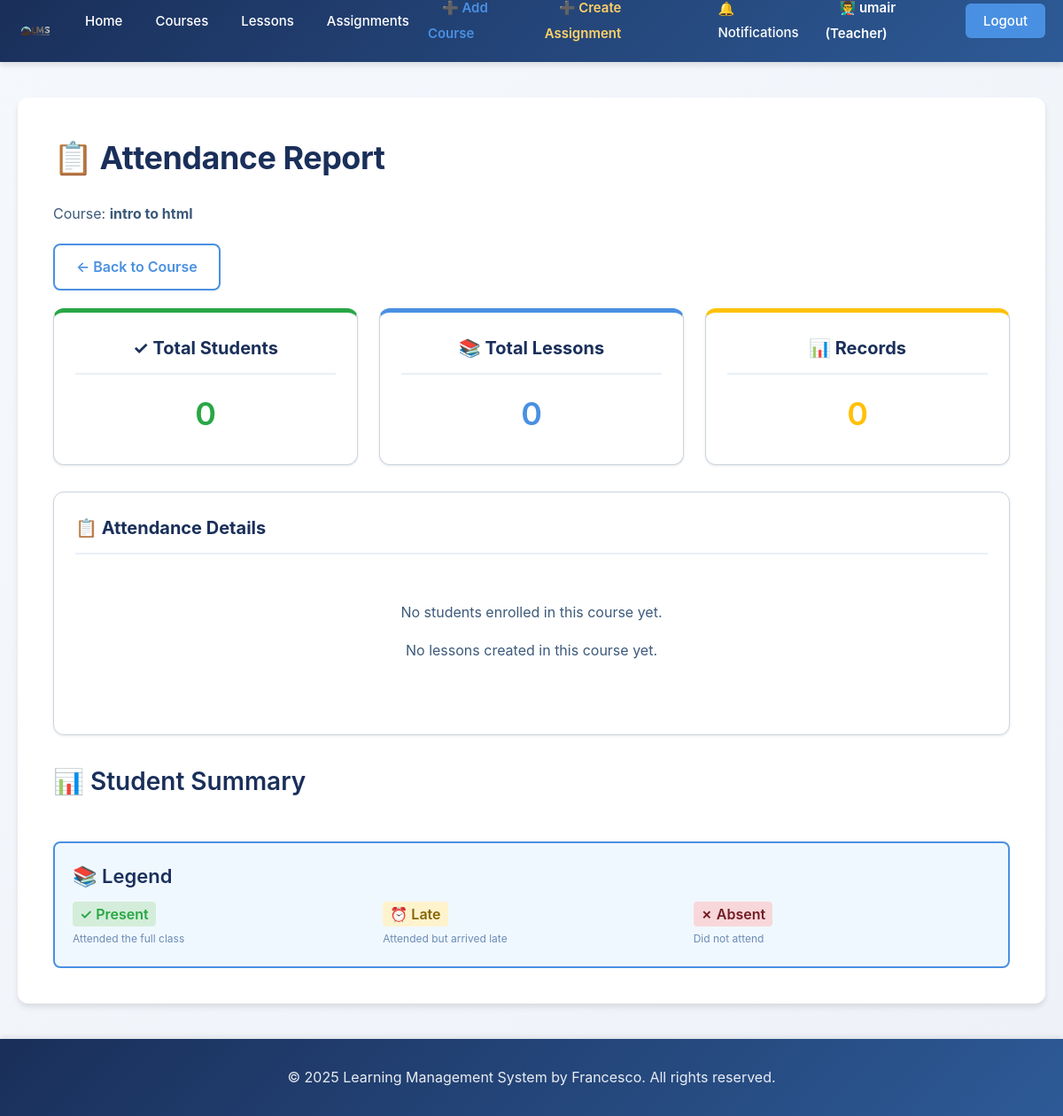
Page /attendance/2 (signed in) on the earlier database version.
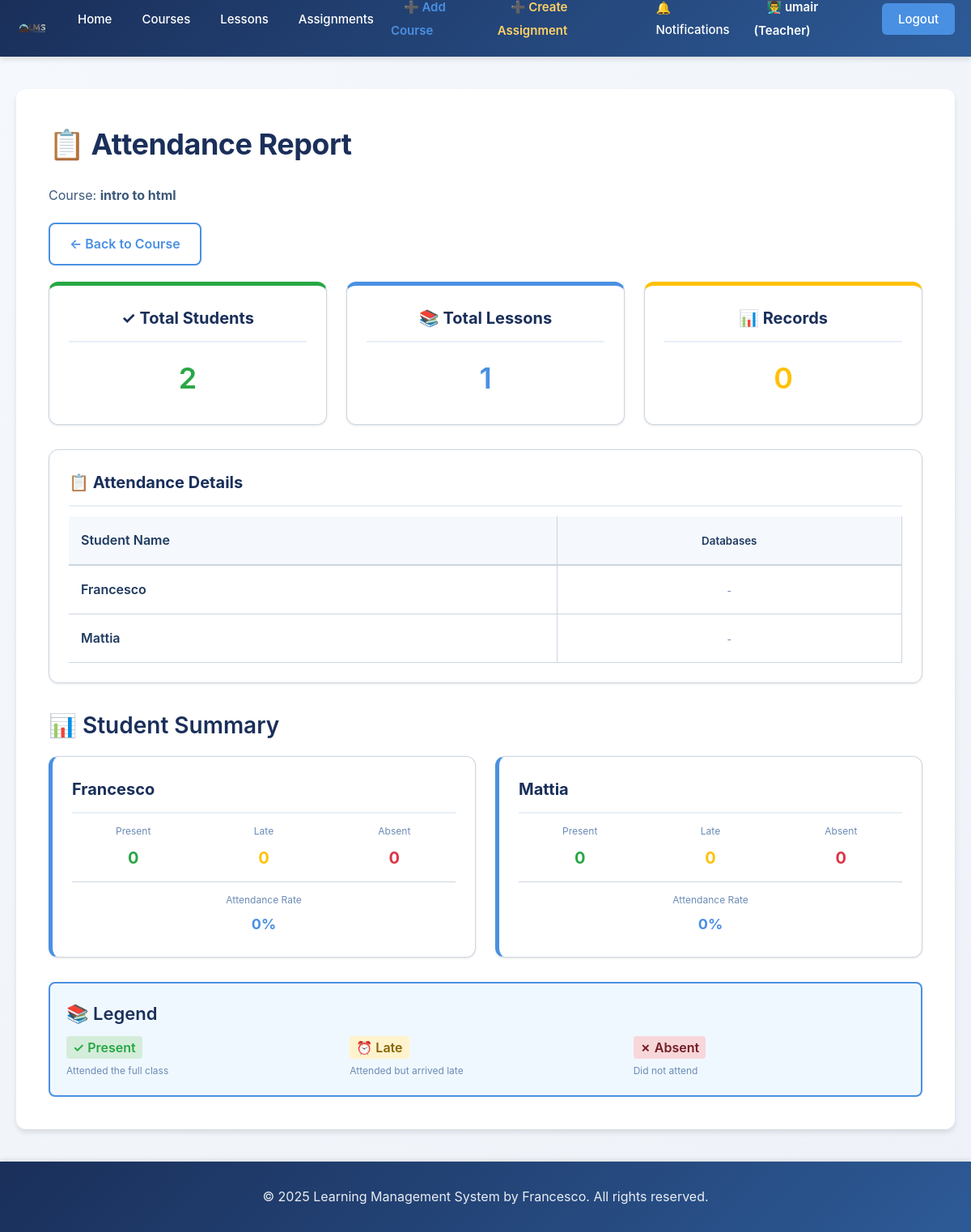
Same page on the later database version.
### tables this page shows
CREATE TABLE topics (
            -- Unique identifier for each topic
            id INTEGER PRIMARY KEY AUTOINCREMENT,
            -- ID of the course this topic belongs to
            course_id INTEGER NOT NULL,
            -- Topic title (must be unique)
            title TEXT UNIQUE,
            -- Optional subtitle or description
            subtitle TEXT,
            -- Timestamp when topic was created
            created_at TIMESTAMP DEFAULT CURRENT_TIMESTAMP, content TEXT,
            -- Foreign key linking to courses table
            FOREIGN KEY (course_id) REFERENCES courses(id)
        );

CREATE TABLE users (
            -- Unique identifier for each user (auto-incrementing primary key)
            id INTEGER PRIMARY KEY AUTOINCREMENT,
            -- Username must be unique (no two users can have same username)
            username TEXT NOT NULL UNIQUE,
            -- Email must be unique (no two users can have same email)
            email TEXT NOT NULL UNIQUE,
            -- Password stored as hashed string (never plain text)
            password TEXT NOT NULL,
            -- Full name of the user
            full_name TEXT NOT NULL,
            -- User role: either 'student' or 'teacher'
            role TEXT NOT NULL DEFAULT 'student',
            -- Timestamp when account was created (automatic)
            created_at TIMESTAMP DEFAULT CURRENT_TIMESTAMP,
            -- Timestamp of last login
            last_login TIMESTAMP
        );

### app.py (the view)
@app.route("/attendance/<int:course_id>")
def view_attendance(course_id):
    if 'user_id' not in session:
        return redirect(url_for('login'))
    if session.get('role') != 'teacher':
        return redirect(url_for('home'))
    try:
        conn = get_db_connection()
        cursor = conn.cursor()
        cursor.execute("""
            SELECT id, title FROM courses WHERE id = ? AND teacher_id = ?
        """, (course_id, session['user_id']))
        course = cursor.fetchone()
        if not course:
            conn.close()
            return render_template('error.html', error='Course not found or unauthorized!')
        cursor.execute("""
            SELECT DISTINCT u.id, u.full_name
            FROM users u
            JOIN enrollments e ON u.id = e.student_id
            WHERE e.course_id = ? AND u.role = 'student'
            ORDER BY u.full_name
        """, (course_id,))
        students = cursor.fetchall()
        cursor.execute("""
            SELECT id, title FROM topics WHERE course_id = ? ORDER BY created_at ASC
        """, (course_id,))
        lessons = cursor.fetchall()
        cursor.execute("""
            SELECT student_id, lesson_id, status, lesson_date
            FROM attendance
            WHERE course_id = ?
            ORDER BY lesson_date DESC
        """, (course_id,))
        attendance_records = cursor.fetchall()
        attendance_data = {}
        for record in attendance_records:
            key = (record['student_id'], record['lesson_id'])
            attendance_data[key] = record['status']
        conn.close()
        return render_template('attendance_report.html',
                             course=course,
                             students=students,
                             lessons=lessons,
                             attendance_data=attendance_data)
    except Exception as e:
        return render_template('error.html', error='Error loading attendance report!')

### app.py (called while the page is built)
def get_db_connection(db_name="lms.db"):
    conn = sqlite3.connect(db_name)
    conn.row_factory = sqlite3.Row
    return conn

### templates/attendance_report.html (shortened to what the changed rows need)
{% extends 'base.html' %}
{% block content %}
    <h1>📋 Attendance Report</h1>
    <div class="grid" style="margin-bottom: 30px;">
        <div class="card" style="text-align: center; border-top: 5px solid #28a745;">
            <div class="card-body">
                <h2 style="color: #28a745; font-size: 36px; margin: 0;">{{ students|length }}</h2>
            </div>
        </div>
        <div class="card" style="text-align: center; border-top: 5px solid var(--accent-blue);">
            <div class="card-body">
                <h2 style="color: var(--accent-blue); font-size: 36px; margin: 0;">{{ lessons|length }}</h2>
            </div>
        </div>
        <div class="card" style="text-align: center; border-top: 5px solid #ffc107;">
            <div class="card-body">
                <h2 style="color: #ffc107; font-size: 36px; margin: 0;">{{ attendance_data|length }}</h2>
            </div>
        </div>
    </div>
    <div class="card" style="overflow-x: auto;">
        <div class="card-body" style="padding: 0;">
            {% if students and lessons %}
                <table style="width: 100%; border-collapse: collapse;">
                    <thead>
                        <tr style="background: var(--bg-light); border-bottom: 2px solid var(--border-color);">
                            <th style="padding: 15px; text-align: left; font-weight: 600; color: var(--dark-text); border-right: 1px solid var(--border-color);">Student Name</th>
                            {% for lesson in lessons %}
                                <th style="padding: 15px; text-align: center; font-weight: 600; color: var(--dark-text); border-right: 1px solid var(--border-color); min-width: 80px;">
                                    <small>{{ lesson.title[:15] }}{% if lesson.title|length > 15 %}...{% endif %}</small>
                                </th>
                            {% endfor %}
                        </tr>
                    </thead>
                    <tbody>
                        {% for student in students %}
                            <tr style="border-bottom: 1px solid var(--border-color); transition: background 0.2s ease;" onmouseover="this.style.background='var(--bg-light)';" onmouseout="this.style.background='white';">
                                <td style="padding: 15px; text-align: left; font-weight: 600; color: var(--dark-text); border-right: 1px solid var(--border-color);">
                                    {{ student.full_name }}
                                </td>
                                {% for lesson in lessons %}
                                    <td style="padding: 15px; text-align: center; border-right: 1px solid var(--border-color);">
                                        {% set status = attendance_data.get((student.id, lesson.id)) %}
                                        {% if status == 'present' %}
                                            <span style="background: #d4edda; color: #28a745; padding: 4px 8px; border-radius: 4px; font-weight: 600; font-size: 12px;">✓ Present</span>
                                        {% elif status == 'late' %}
                                            <span style="background: #fff3cd; color: #856404; padding: 4px 8px; border-radius: 4px; font-weight: 600; font-size: 12px;">⏰ Late</span>
                                        {% elif status == 'absent' %}
                                            <span style="background: #f8d7da; color: #721c24; padding: 4px 8px; border-radius: 4px; font-weight: 600; font-size: 12px;">✗ Absent</span>
                                        {% else %}
                                            <span style="color: var(--light-text); font-size: 12px;">-</span>
                                        {% endif %}
                                    </td>
                                {% endfor %}
                            </tr>
                        {% endfor %}
                    </tbody>
                </table>
            {% else %}
                <div style="padding: 40px; text-align: center; color: var(--light-text);">
                    {% if not students %}
                        <p>No students enrolled in this course yet.</p>
                    {% endif %}
                    {% if not lessons %}
                        <p>No lessons created in this course yet.</p>
                    {% endif %}
                </div>
            {% endif %}
        </div>
    </div>
    <div style="margin-top: 30px;">
        <h2 style="color: var(--primary-navy); margin-top: 0;">📊 Student Summary</h2>
        <div class="grid">
            {% for student in students %}
                {% set present_count = 0 %}
                {% set late_count = 0 %}
                {% set absent_count = 0 %}
                {% for lesson in lessons %}
                    {% set status = attendance_data.get((student.id, lesson.id)) %}
                    {% if status == 'present' %}
                        {% set present_count = present_count + 1 %}
                    {% elif status == 'late' %}
                        {% set late_count = late_count + 1 %}
                    {% elif status == 'absent' %}
                        {% set absent_count = absent_count + 1 %}
                    {% endif %}
                {% endfor %}
                <div class="card" style="border-left: 5px solid var(--accent-blue);">
                    <div class="card-header">{{ student.full_name }}</div>
                    <div class="card-body">
                        <div style="display: grid; grid-template-columns: 1fr 1fr 1fr; gap: 10px;">
                            <div style="text-align: center;">
                                <p style="margin: 0 0 5px 0; color: var(--light-text); font-size: 12px;">Present</p>
                                <p style="margin: 0; color: #28a745; font-weight: bold; font-size: 20px;">{{ present_count }}</p>
                            </div>
                            <div style="text-align: center;">
                                <p style="margin: 0 0 5px 0; color: var(--light-text); font-size: 12px;">Late</p>
                                <p style="margin: 0; color: #ffc107; font-weight: bold; font-size: 20px;">{{ late_count }}</p>
                            </div>
                            <div style="text-align: center;">
                                <p style="margin: 0 0 5px 0; color: var(--light-text); font-size: 12px;">Absent</p>
                                <p style="margin: 0; color: #dc3545; font-weight: bold; font-size: 20px;">{{ absent_count }}</p>
                            </div>
                        </div>
                        {% set total_attended = present_count + late_count %}
                        {% set attendance_percent = (total_attended / lessons|length * 100) if lessons|length > 0 else 0 %}
                        <div style="margin-top: 12px; padding-top: 12px; border-top: 1px solid var(--border-color); text-align: center;">
                            <p style="margin: 0 0 5px 0; color: var(--light-text); font-size: 12px;">Attendance Rate</p>
                            <p style="margin: 0; color: var(--accent-blue); font-weight: bold; font-size: 18px;">{{ "%.0f"|format(attendance_percent) }}%</p>
                        </div>
                    </div>
                </div>
            {% endfor %}
        </div>
    </div>
{% endblock %}

Differences in the rows shown:
added topics: title "Databases"
added users: full_name "Francesco", present_count "0", late_count "0", absent_count "0", attendance_percent "0"
added users: full_name "Mattia", present_count "0", late_count "0", absent_count "0", attendance_percent "0"
Other differences:
{{ students|length }}: "0" → "2"
{{ lessons|length }}: "0" → "1"
text no longer shown: "No students enrolled in this course yet. No lessons created in this course yet."
text now shown: "Student Name"
